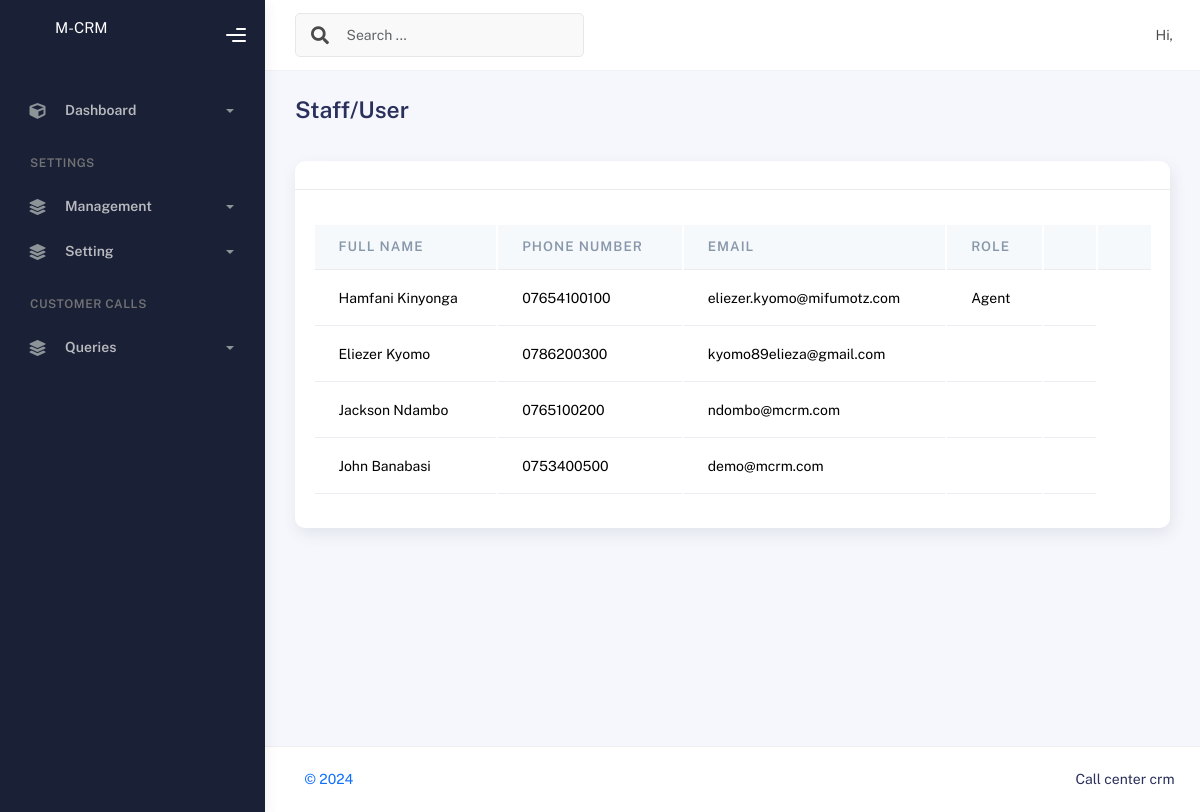
The app's page /staff-members, older data.
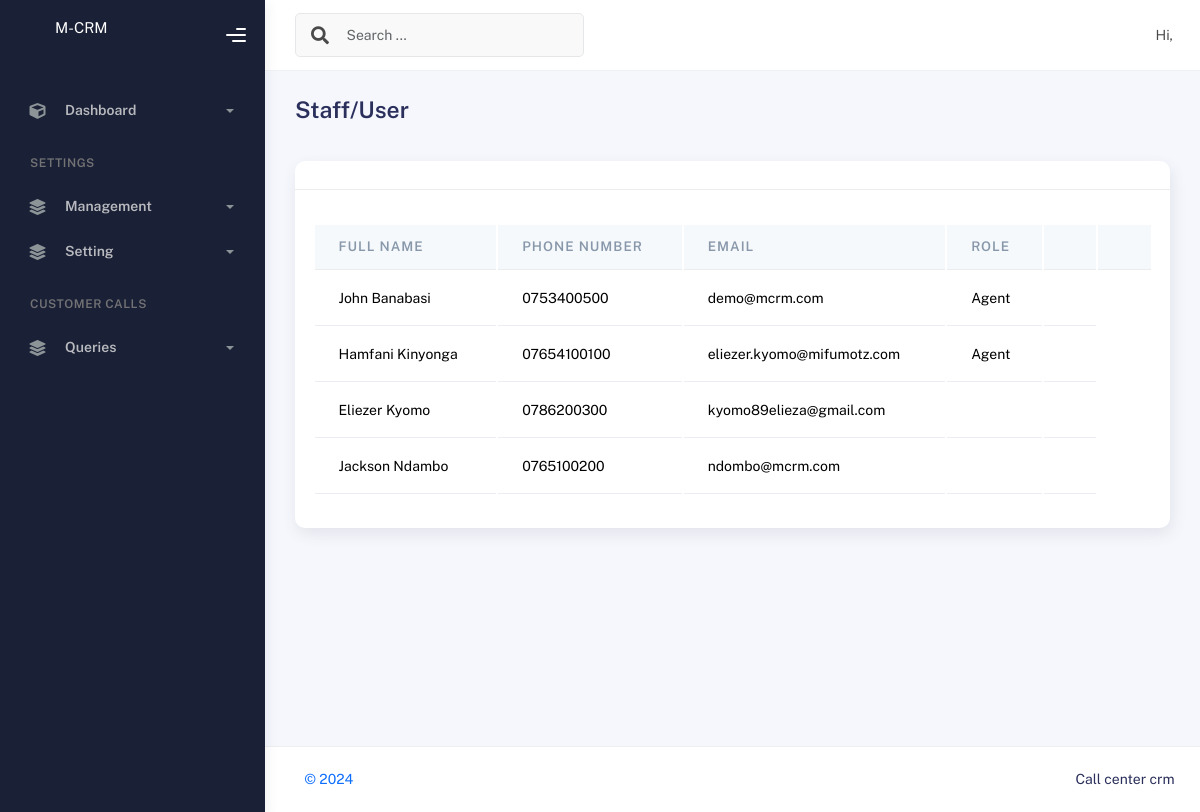
The same page, newer data.
### auths/models.py (models this page shows, shortened)
class User(AbstractBaseUser, PermissionsMixin):
    id = models.UUIDField(primary_key=True, default=uuid.uuid4, editable=False)
    email = models.EmailField(max_length=255, null=True, blank=True)
    is_staff = models.BooleanField(default=False)
    is_active = models.BooleanField(default=True)
    is_superuser = models.BooleanField(default=False)
    date_joined = models.DateTimeField(auto_now=True)
    password = models.CharField(max_length=5000)
    username = models.CharField(max_length=255, unique=True)
    full_name = models.CharField(max_length=500, null=True, blank=True)
    phone_number = models.CharField(max_length=500, null=True)
    role = models.ForeignKey("Role", on_delete=models.SET_NULL, null=True, blank=True,related_name='userrole')
    USERNAME_FIELD = "username"
    REQUIRED_FIELDS = ["password"]
    objects = UserManager()
    class Meta:
        verbose_name = "User"
        verbose_name_plural = "Users"
        db_table = "user"

class Role(models.Model):
    role_name = models.CharField(max_length=50, null=True, blank=True)
    is_active = models.BooleanField(default=True)
    perm = models.ManyToManyField(CustPermission)
    class Meta:
        verbose_name = "Role"
        verbose_name_plural = "Roles"
        db_table = "role_name"

### auths/web.py (the view)
# urls.py: path("staff-members", web.Staff.get_staffs, name="users"),
    def get_staffs(request):
        template_name = "auths/staffs.html"
        header = ' Staff/User'
        staffs = models.User.objects.filter(is_active=True).order_by("-date_joined")
        paginated_staffs = Paginator(staffs, 10)
        page_number = request.GET.get("page")
        page_obj = paginated_staffs.get_page(page_number)
        return render(request, template_name, {"users": staffs,'header':header})
        raise HttpError(500, "Internal Server Error")

### auths/templates/auths/staffs.html (shortened to what this page needs)
{% extends "base/base.html" %}
{% load static %}
{% load humanize %}
{% block content %}
    <div class="container">
				<div class="page-inner">
					<div class="page-header">
						<h3 class="fw-bold mb-3">{{header}}</h3>
					</div>
					<div class="row">
						<div class="col-md-12">
							<div class="card">
								<div class="card-header">
								</div>
								<div class="card-body">
									<div class="table-responsive">
										  <table class="table mb-0 tbl">
                <thead class="thead-light">
                   <tr>
                      <th scope="col">Full Name</th>
                      <th scope="col">Phone Number</th>
                       <th scope="col">Email</th>
                        <th scope="col">Role</th>
                      <th scope="col"></th>
                       <th scope="col"></th>
                   </tr>
                </thead>
                <tbody>
                    {% for staff in users %}
                   <tr>
                      <td>{{staff.full_name}}</td>
                      <td>{{staff.phone_number}}</td>
                      <td>{{staff.username}} </td>
                       <td>{{staff.role.role_name}} </td>
                      <td>
                     </td>
                   </tr>
                   {% endfor %}
                </tbody>
             </table>
                                    </div>
								</div>
							</div>
						</div>
					</div>
				</div>
			</div>
{% endblock %}

Row changes from the older to the newer data that the page shows:
changed User "John Banabasi": role.role_name (not shown) → "Agent"; moves up the list
